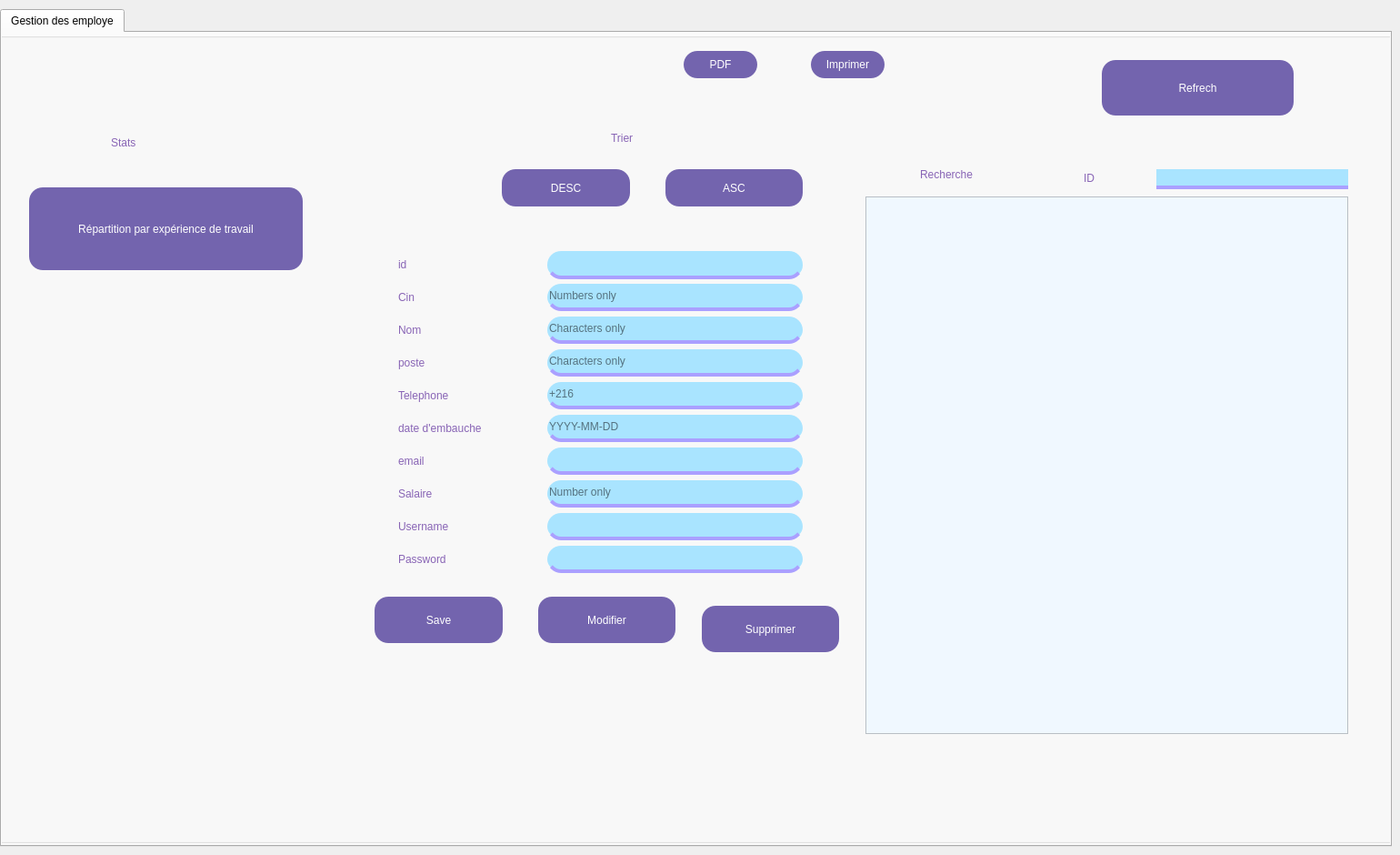
    <widget class="QWidget" name="page_2">
     <widget class="QTabWidget" name="tabWidget_2">
      <property name="geometry">
       <rect>
        <x>0</x>
        <y>10</y>
        <width>1531</width>
        <height>921</height>
       </rect>
      </property>
      <property name="styleSheet">
       <string notr="true"/>
      </property>
      <property name="currentIndex">
       <number>0</number>
      </property>
      <widget class="QWidget" name="tab_2">
       <attribute name="title">
        <string>Gestion des employe</string>
       </attribute>
       <widget class="QGroupBox" name="groupBox">
        <property name="geometry">
         <rect>
          <x>-40</x>
          <y>0</y>
          <width>1641</width>
          <height>891</height>
         </rect>
        </property>
        <property name="styleSheet">
         <string notr="true">background-color: transparent;
color: rgb(136, 100, 181);
font: 900 9pt &quot;Segoe UI Black&quot;;</string>
        </property>
        <property name="title">
         <string/>
        </property>
        <widget class="QPushButton" name="pb_ajouter">
         <property name="geometry">
          <rect>
           <x>450</x>
           <y>620</y>
           <width>141</width>
           <height>51</height>
          </rect>
         </property>
         <property name="styleSheet">
          <string notr="true">QPushButton
{
border:none;
color: white;
background-color: rgb(115, 100, 174);
font: 700 9pt &quot;Segoe UI&quot;;
border-radius:15px;
min-width: 80px; 
min-height: 30px; 
}

QPushButton:Hover
{
background-color: rgb(75,0,130);
}
QPushButton:pressed
{
border-bottom:5px solid rgb(75,0,130);
}


</string>
         </property>
         <property name="text">
          <string>Save</string>
         </property>
        </widget>
        <widget class="QLineEdit" name="cin_e">
         <property name="geometry">
          <rect>
           <x>640</x>
           <y>276</y>
           <width>281</width>
           <height>30</height>
          </rect>
         </property>
         <property name="styleSheet">
          <string notr="true">QLineEdit
{
	color:black;
	background-color: rgb(169, 228, 255);
	border:none;
	border-bottom:4px solid rgb(170,160 , 255) ;
	border-radius:15px;
}

QLineEdit:Focus
{
	border:4px solid rgb(170,160 , 255);
}</string>
         </property>
         <property name="placeholderText">
          <string>Numbers only</string>
         </property>
        </widget>
        <widget class="QLabel" name="label_2">
         <property name="geometry">
          <rect>
           <x>476</x>
           <y>312</y>
           <width>58</width>
           <height>30</height>
          </rect>
         </property>
         <property name="styleSheet">
          <string notr="true"/>
         </property>
         <property name="text">
          <string>Nom</string>
         </property>
        </widget>
        <widget class="QLineEdit" name="nom_e">
         <property name="geometry">
          <rect>
           <x>640</x>
           <y>312</y>
           <width>281</width>
           <height>30</height>
          </rect>
         </property>
         <property name="styleSheet">
          <string notr="true">QLineEdit
{
	color:black;
	background-color: rgb(169, 228, 255);
	border:none;
	border-bottom:4px solid rgb(170,160 , 255) ;
	border-radius:15px;
}

QLineEdit:Focus
{
	border:4px solid rgb(170,160 , 255);
}</string>
         </property>
         <property name="placeholderText">
          <string>Characters only</string>
         </property>
        </widget>
        <widget class="QLabel" name="label_3">
         <property name="geometry">
          <rect>
           <x>476</x>
           <y>276</y>
           <width>46</width>
           <height>30</height>
          </rect>
         </property>
         <property name="styleSheet">
          <string notr="true"/>
         </property>
         <property name="text">
          <string>Cin</string>
         </property>
        </widget>
        <widget class="QLabel" name="label_4">
         <property name="geometry">
          <rect>
           <x>476</x>
           <y>348</y>
           <width>65</width>
           <height>30</height>
          </rect>
         </property>
         <property name="styleSheet">
          <string notr="true"/>
         </property>
         <property name="text">
          <string>poste</string>
         </property>
        </widget>
        <widget class="QLineEdit" name="poste_e">
         <property name="geometry">
          <rect>
           <x>640</x>
           <y>348</y>
           <width>281</width>
           <height>30</height>
          </rect>
         </property>
         <property name="styleSheet">
          <string notr="true">QLineEdit
{
	color:black;
	background-color: rgb(169, 228, 255);
	border:none;
	border-bottom:4px solid rgb(170,160 , 255) ;
	border-radius:15px;
}

QLineEdit:Focus
{
	border:4px solid rgb(170,160 , 255);
}</string>
         </property>
         <property name="placeholderText">
          <string>Characters only</string>
         </property>
        </widget>
        <widget class="QLabel" name="label_9">
         <property name="geometry">
          <rect>
           <x>476</x>
           <y>492</y>
           <width>76</width>
           <height>30</height>
          </rect>
         </property>
         <property name="styleSheet">
          <string notr="true"/>
         </property>
         <property name="text">
          <string>Salaire</string>
         </property>
        </widget>
        <widget class="QLineEdit" name="salaire_e">
         <property name="geometry">
          <rect>
           <x>640</x>
           <y>492</y>
           <width>281</width>
           <height>30</height>
          </rect>
         </property>
         <property name="styleSheet">
          <string notr="true">QLineEdit
{
	color:black;
	background-color: rgb(169, 228, 255);
	border:none;
	border-bottom:4px solid rgb(170,160 , 255) ;
	border-radius:15px;
}

QLineEdit:Focus
{
	border:4px solid rgb(170,160 , 255);
}</string>
         </property>
         <property name="placeholderText">
          <string>Number only</string>
         </property>
        </widget>
        <widget class="QLabel" name="label_6">
         <property name="geometry">
          <rect>
           <x>476</x>
           <y>420</y>
           <width>158</width>
           <height>30</height>
          </rect>
         </property>
         <property name="text">
          <string>date d'embauche</string>
         </property>
        </widget>
        <widget class="QLineEdit" name="datee_e">
         <property name="geometry">
          <rect>
           <x>640</x>
           <y>420</y>
           <width>281</width>
           <height>30</height>
          </rect>
         </property>
         <property name="styleSheet">
          <string notr="true">QLineEdit
{
	color:black;
	background-color: rgb(169, 228, 255);
	border:none;
	border-bottom:4px solid rgb(170,160 , 255) ;
	border-radius:15px;
}

QLineEdit:Focus
{
	border:4px solid rgb(170,160 , 255);
}</string>
         </property>
         <property name="placeholderText">
          <string>YYYY-MM-DD</string>
         </property>
        </widget>
        <widget class="QTableView" name="tab_employes">
         <property name="geometry">
          <rect>
           <x>990</x>
           <y>180</y>
           <width>531</width>
           <height>591</height>
          </rect>
         </property>
         <property name="styleSheet">
          <string notr="true">QTableView {
    background-color: #f0f8ff; /* Background color for the table */
    alternate-background-color: #e6f2ff; /* Color for alternating rows */
    gridline-color: #c1c1c1; /* Grid line color */
    selection-background-color: #add8e6; /* Background color when a cell is selected */
    selection-color: #000000; /* Text color when a cell is selected */
    font: bold 12px &quot;Arial&quot;; /* Font settings for the table cells */
}

QHeaderView::section {
    background-color: #4682b4; /* Header background color */
    color: white; /* Header text color */
    font: bold 13px &quot;Arial&quot;; /* Font settings for the header */
    border: 1px solid #6c757d; /* Border for the header */
    padding: 4px; /* Padding in header */
}

QTableWidget QTableCornerButton::section {
    background-color: #4682b4; /* Corner button background */
    border: 1px solid #6c757d; /* Corner button border */
}

/* Vertical Scrollbar */
QScrollBar:vertical {
    border: none;
    background-color: #F0F8FF; /* Background of the scrollbar */
    width: 25px; /* Width of the vertical scrollbar */
    margin: 20px 0; /* Margin at the top and bottom */
}

QScrollBar::handle:vertical {
    background-color: #4682B4; /* Color of the scrollbar handle */
    min-height: 40px; /* Minimum height of the handle */
    border-radius: 8px; /* Rounded scrollbar handle */
}

QScrollBar::add-line:vertical, QScrollBar::sub-line:vertical {
    background-color: #4682B4; /* Color of the scroll buttons */
    height: 25px; /* Size of the scroll buttons */
    subcontrol-origin: margin;
    subcontrol-position: top;
    border-radius: 5px; /* Rounded scroll buttons */
}

QScrollBar::add-line:vertical:hover, QScrollBar::sub-line:vertical:hover {
    background-color: #5A9BD6; /* Hover effect for the scroll buttons */
}

QScrollBar::add-line:vertical:pressed, QScrollBar::sub-line:vertical:pressed {
    background-color: #2F6690; /* Pressed effect for the scroll buttons */
}

QScrollBar::up-arrow:vertical, QScrollBar::down-arrow:vertical {
    border: none;
    width: 10px; /* Larger arrow size */
    height: 10px;
    background: none;
}

/* Horizontal Scrollbar */
QScrollBar:horizontal {
    border: none;
    background-color: #F0F8FF; /* Background of the scrollbar */
    height: 25px; /* Height of the horizontal scrollbar */
    margin: 0 20px; /* Margin on the left and right */
}

QScrollBar::handle:horizontal {
    background-color: #4682B4; /* Color of the scrollbar handle */
    min-width: 40px; /* Minimum width of the handle */
    border-radius: 8px; /* Rounded scrollbar handle */
}

QScrollBar::add-line:horizontal, QScrollBar::sub-line:horizontal {
    background-color: #4682B4; /* Color of the scroll buttons */
    width: 25px; /* Size of the scroll buttons */
    subcontrol-origin: margin;
    subcontrol-position: left;
    border-radius: 5px;
}

QScrollBar::add-line:horizontal:hover, QScrollBar::sub-line:horizontal:hover {
    background-color: #5A9BD6; /* Hover effect for the scroll buttons */
}

QScrollBar::add-line:horizontal:pressed, QScrollBar::sub-line:horizontal:pressed {
    background-color: #2F6690; /* Pressed effect for the scroll buttons */
}

QScrollBar::left-arrow:horizontal, QScrollBar::right-arrow:horizontal {
    border: none;
    width: 10px; /* Larger arrow size */
    height: 10px;
    background: none;
}
</string>
         </property>
        </widget>
        <widget class="QLabel" name="label_21">
         <property name="geometry">
          <rect>
           <x>476</x>
           <y>384</y>
           <width>104</width>
           <height>30</height>
          </rect>
         </property>
         <property name="text">
          <string>Telephone</string>
         </property>
        </widget>
        <widget class="QLineEdit" name="telephone_e">
         <property name="geometry">
          <rect>
           <x>640</x>
           <y>384</y>
           <width>281</width>
           <height>30</height>
          </rect>
         </property>
         <property name="styleSheet">
          <string notr="true">QLineEdit
{
	color:black;
	background-color: rgb(169, 228, 255);
	border:none;
	border-bottom:4px solid rgb(170,160 , 255) ;
	border-radius:15px;
}

QLineEdit:Focus
{
	border:4px solid rgb(170,160 , 255);
}</string>
         </property>
         <property name="placeholderText">
          <string>+216</string>
         </property>
        </widget>
        <widget class="QPushButton" name="pb_modifier_2">
         <property name="geometry">
          <rect>
           <x>630</x>
           <y>620</y>
           <width>151</width>
           <height>51</height>
          </rect>
         </property>
         <property name="styleSheet">
          <string notr="true">QPushButton
{
border:none;
color: white;
background-color: rgb(115, 100, 174);
font: 700 9pt &quot;Segoe UI&quot;;
border-radius:15px;
min-width: 80px; 
min-height: 30px; 
}

QPushButton:Hover
{
background-color: rgb(75,0,130);
}
QPushButton:pressed
{
border-bottom:5px solid rgb(75,0,130);
}


</string>
         </property>
         <property name="text">
          <string>Modifier</string>
         </property>
        </widget>
        <widget class="QPushButton" name="pb_supprimer">
         <property name="geometry">
          <rect>
           <x>810</x>
           <y>630</y>
           <width>151</width>
           <height>51</height>
          </rect>
         </property>
         <property name="styleSheet">
          <string notr="true">QPushButton
{
border:none;
color: white;
background-color: rgb(115, 100, 174);
font: 700 9pt &quot;Segoe UI&quot;;
border-radius:15px;
min-width: 80px; 
min-height: 30px; 
}

QPushButton:Hover
{
background-color: rgb(75,0,130);
}
QPushButton:pressed
{
border-bottom:5px solid rgb(75,0,130);
}


</string>
         </property>
         <property name="text">
          <string>Supprimer</string>
         </property>
        </widget>
        <widget class="QRadioButton" name="radioButton">
         <property name="geometry">
          <rect>
           <x>1210</x>
           <y>150</y>
           <width>97</width>
           <height>20</height>
          </rect>
         </property>
         <property name="text">
          <string>ID</string>
         </property>
        </widget>
        <widget class="QLabel" name="label_7">
         <property name="geometry">
          <rect>
           <x>1050</x>
           <y>140</y>
           <width>121</width>
           <height>31</height>
          </rect>
         </property>
         <property name="text">
          <string>Recherche</string>
         </property>
        </widget>
        <widget class="QLineEdit" name="lineEdit">
         <property name="geometry">
          <rect>
           <x>1310</x>
           <y>150</y>
           <width>211</width>
           <height>22</height>
          </rect>
         </property>
         <property name="styleSheet">
          <string notr="true">QLineEdit
{
	color:black;
	background-color: rgb(169, 228, 255);
	border:none;
	border-bottom:4px solid rgb(170,160 , 255) ;
	border-radius:15px;
}

QLineEdit:Focus
{
	border:4px solid rgb(170,160 , 255);
}</string>
         </property>
        </widget>
        <widget class="QPushButton" name="sortAscButton">
         <property name="geometry">
          <rect>
           <x>770</x>
           <y>150</y>
           <width>151</width>
           <height>41</height>
          </rect>
         </property>
         <property name="styleSheet">
          <string notr="true">QPushButton
{
border:none;
color: white;
background-color: rgb(115, 100, 174);
font: 700 9pt &quot;Segoe UI&quot;;
border-radius:15px;
min-width: 80px; 
min-height: 30px; 
}

QPushButton:Hover
{
background-color: rgb(75,0,130);
}
QPushButton:pressed
{
border-bottom:5px solid rgb(75,0,130);
}


</string>
         </property>
         <property name="text">
          <string>ASC</string>
         </property>
        </widget>
        <widget class="QPushButton" name="sortDescButton">
         <property name="geometry">
          <rect>
           <x>590</x>
           <y>150</y>
           <width>141</width>
           <height>41</height>
          </rect>
         </property>
         <property name="styleSheet">
          <string notr="true">QPushButton
{
border:none;
color: white;
background-color: rgb(115, 100, 174);
font: 700 9pt &quot;Segoe UI&quot;;
border-radius:15px;
min-width: 80px; 
min-height: 30px; 
}

QPushButton:Hover
{
background-color: rgb(75,0,130);
}
QPushButton:pressed
{
border-bottom:5px solid rgb(75,0,130);
}


</string>
         </property>
         <property name="text">
          <string>DESC</string>
         </property>
        </widget>
        <widget class="QLabel" name="label_8">
         <property name="geometry">
          <rect>
           <x>710</x>
           <y>100</y>
           <width>101</width>
           <height>31</height>
          </rect>
         </property>
         <property name="text">
          <string>Trier</string>
         </property>
        </widget>
        <widget class="QLabel" name="label_13">
         <property name="geometry">
          <rect>
           <x>476</x>
           <y>528</y>
           <width>102</width>
           <height>30</height>
          </rect>
         </property>
         <property name="text">
          <string>Username</string>
         </property>
        </widget>
        <widget class="QLineEdit" name="user_e">
         <property name="geometry">
          <rect>
           <x>640</x>
           <y>528</y>
           <width>281</width>
           <height>30</height>
          </rect>
         </property>
         <property name="styleSheet">
          <string notr="true">QLineEdit
{
	color:black;
	background-color: rgb(169, 228, 255);
	border:none;
	border-bottom:4px solid rgb(170,160 , 255) ;
	border-radius:15px;
}

QLineEdit:Focus
{
	border:4px solid rgb(170,160 , 255);
}</string>
         </property>
         <property name="placeholderText">
          <string/>
         </property>
        </widget>
        <widget class="QLabel" name="label_14">
         <property name="geometry">
          <rect>
           <x>476</x>
           <y>564</y>
           <width>98</width>
           <height>30</height>
          </rect>
         </property>
         <property name="text">
          <string>Password</string>
         </property>
        </widget>
        <widget class="QLineEdit" name="pas_e">
         <property name="geometry">
          <rect>
           <x>640</x>
           <y>564</y>
           <width>281</width>
           <height>30</height>
          </rect>
         </property>
         <property name="styleSheet">
          <string notr="true">QLineEdit
{
	color:black;
	background-color: rgb(169, 228, 255);
	border:none;
	border-bottom:4px solid rgb(170,160 , 255) ;
	border-radius:15px;
}

QLineEdit:Focus
{
	border:4px solid rgb(170,160 , 255);
}</string>
         </property>
        </widget>
        <widget class="QPushButton" name="pb_pdf">
         <property name="geometry">
          <rect>
           <x>790</x>
           <y>20</y>
           <width>81</width>
           <height>30</height>
          </rect>
         </property>
         <property name="styleSheet">
          <string notr="true">QPushButton
{
border:none;
color: white;
background-color: rgb(115, 100, 174);
font: 700 9pt &quot;Segoe UI&quot;;
border-radius:15px;
min-width: 80px; 
min-height: 30px; 
}

QPushButton:Hover
{
background-color: rgb(75,0,130);
}
QPushButton:pressed
{
border-bottom:5px solid rgb(75,0,130);
}


</string>
         </property>
         <property name="text">
          <string>PDF</string>
         </property>
        </widget>
        <widget class="QPushButton" name="refrech_pb">
         <property name="geometry">
          <rect>
           <x>1250</x>
           <y>30</y>
           <width>211</width>
           <height>61</height>
          </rect>
         </property>
         <property name="styleSheet">
          <string notr="true">QPushButton
{
border:none;
color: white;
background-color: rgb(115, 100, 174);
font: 700 9pt &quot;Segoe UI&quot;;
border-radius:15px;
min-width: 80px; 
min-height: 30px; 
}

QPushButton:Hover
{
background-color: rgb(75,0,130);
}
QPushButton:pressed
{
border-bottom:5px solid rgb(75,0,130);
}


</string>
         </property>
         <property name="text">
          <string>Refrech</string>
         </property>
        </widget>
        <widget class="QPushButton" name="statb">
         <property name="geometry">
          <rect>
           <x>70</x>
           <y>170</y>
           <width>301</width>
           <height>91</height>
          </rect>
         </property>
         <property name="styleSheet">
          <string notr="true">QPushButton
{
border:none;
color: white;
background-color: rgb(115, 100, 174);
font: 700 9pt &quot;Segoe UI&quot;;
border-radius:15px;
min-width: 80px; 
min-height: 30px; 
}

QPushButton:Hover
{
background-color: rgb(75,0,130);
}
QPushButton:pressed
{
border-bottom:5px solid rgb(75,0,130);
}


</string>
         </property>
         <property name="text">
          <string>Répartition par expérience de travail</string>
         </property>
        </widget>
        <widget class="QLabel" name="label_20">
         <property name="geometry">
          <rect>
           <x>160</x>
           <y>100</y>
           <width>111</width>
           <height>41</height>
          </rect>
         </property>
         <property name="text">
          <string>Stats</string>
         </property>
        </widget>
        <widget class="QLabel" name="lab_chart_pie">
         <property name="geometry">
          <rect>
           <x>660</x>
           <y>140</y>
           <width>541</width>
           <height>600</height>
          </rect>
         </property>
         <property name="font">
          <font>
           <family>Segoe UI Black</family>
           <pointsize>9</pointsize>
           <weight>99</weight>
           <italic>false</italic>
           <bold>true</bold>
          </font>
         </property>
         <property name="text">
          <string/>
         </property>
        </widget>
        <widget class="QLabel" name="lab_chart_bar">
         <property name="geometry">
          <rect>
           <x>940</x>
           <y>200</y>
           <width>541</width>
           <height>701</height>
          </rect>
         </property>
         <property name="font">
          <font>
           <family>Segoe UI Black</family>
           <pointsize>9</pointsize>
           <weight>99</weight>
           <italic>false</italic>
           <bold>true</bold>
          </font>
         </property>
         <property name="text">
          <string/>
         </property>
        </widget>
        <widget class="QPushButton" name="Imprimer">
         <property name="geometry">
          <rect>
           <x>930</x>
           <y>20</y>
           <width>81</width>
           <height>30</height>
          </rect>
         </property>
         <property name="styleSheet">
          <string notr="true">QPushButton
{
border:none;
color: white;
background-color: rgb(115, 100, 174);
font: 700 9pt &quot;Segoe UI&quot;;
border-radius:15px;
min-width: 80px; 
min-height: 30px; 
}

QPushButton:Hover
{
background-color: rgb(75,0,130);
}
QPushButton:pressed
{
border-bottom:5px solid rgb(75,0,130);
}


</string>
         </property>
         <property name="text">
          <string>Imprimer</string>
         </property>
        </widget>
        <widget class="QLabel" name="label_15">
         <property name="geometry">
          <rect>
           <x>476</x>
           <y>240</y>
           <width>35</width>
           <height>30</height>
          </rect>
         </property>
         <property name="styleSheet">
          <string notr="true">background-color: transparent;
color: rgb(136, 100, 181);
font: 900 9pt &quot;Segoe UI Black&quot;;</string>
         </property>
         <property name="text">
          <string>id</string>
         </property>
        </widget>
        <widget class="QLineEdit" name="id_e">
         <property name="geometry">
          <rect>
           <x>640</x>
           <y>240</y>
           <width>281</width>
           <height>31</height>
          </rect>
         </property>
         <property name="styleSheet">
          <string notr="true">QLineEdit
{
	color:black;
	background-color: rgb(169, 228, 255);
	border:none;
	border-bottom:4px solid rgb(170,160 , 255) ;
	border-radius:15px;
}

QLineEdit:Focus
{
	border:4px solid rgb(170,160 , 255);
}</string>
         </property>
        </widget>
        <widget class="QLineEdit" name="email_e">
         <property name="geometry">
          <rect>
           <x>640</x>
           <y>456</y>
           <width>281</width>
           <height>30</height>
          </rect>
         </property>
         <property name="styleSheet">
          <string notr="true">QLineEdit
{
	color:black;
	background-color: rgb(169, 228, 255);
	border:none;
	border-bottom:4px solid rgb(170,160 , 255) ;
	border-radius:15px;
}

QLineEdit:Focus
{
	border:4px solid rgb(170,160 , 255);
}</string>
         </property>
        </widget>
        <widget class="QLabel" name="label_10">
         <property name="geometry">
          <rect>
           <x>476</x>
           <y>456</y>
           <width>64</width>
           <height>30</height>
          </rect>
         </property>
         <property name="text">
          <string>email</string>
         </property>
        </widget>
        <zorder>label_6</zorder>
        <zorder>label_10</zorder>
        <zorder>lab_chart_pie</zorder>
        <zorder>lab_chart_bar</zorder>
        <zorder>nom_e</zorder>
        <zorder>label_2</zorder>
        <zorder>label_3</zorder>
        <zorder>poste_e</zorder>
        <zorder>label_9</zorder>
        <zorder>salaire_e</zorder>
        <zorder>pb_ajouter</zorder>
        <zorder>cin_e</zorder>
        <zorder>datee_e</zorder>
        <zorder>tab_employes</zorder>
        <zorder>label_21</zorder>
        <zorder>telephone_e</zorder>
        <zorder>pb_modifier_2</zorder>
        <zorder>pb_supprimer</zorder>
        <zorder>radioButton</zorder>
        <zorder>label_7</zorder>
        <zorder>lineEdit</zorder>
        <zorder>label_8</zorder>
        <zorder>label_13</zorder>
        <zorder>user_e</zorder>
        <zorder>label_14</zorder>
        <zorder>pas_e</zorder>
        <zorder>pb_pdf</zorder>
        <zorder>refrech_pb</zorder>
        <zorder>statb</zorder>
        <zorder>label_20</zorder>
        <zorder>Imprimer</zorder>
        <zorder>label_15</zorder>
        <zorder>id_e</zorder>
        <zorder>email_e</zorder>
        <zorder>label_4</zorder>
        <zorder>sortAscButton</zorder>
        <zorder>sortDescButton</zorder>
       </widget>
      </widget>
     </widget>
    </widget>
